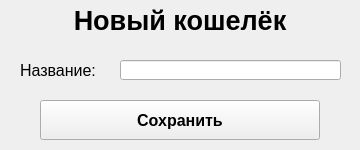
<?xml version="1.0" encoding="UTF-8"?>
<ui version="4.0">
 <class>new_wallet_window</class>
 <widget class="QMainWindow" name="new_wallet_window">
  <property name="geometry">
   <rect>
    <x>0</x>
    <y>0</y>
    <width>360</width>
    <height>150</height>
   </rect>
  </property>
  <property name="maximumSize">
   <size>
    <width>360</width>
    <height>150</height>
   </size>
  </property>
  <property name="windowTitle">
   <string>MainWindow</string>
  </property>
  <widget class="QWidget" name="centralwidget">
   <widget class="QLabel" name="new_wallet_label">
    <property name="geometry">
     <rect>
      <x>0</x>
      <y>0</y>
      <width>360</width>
      <height>40</height>
     </rect>
    </property>
    <property name="font">
     <font>
      <pointsize>20</pointsize>
      <weight>75</weight>
      <bold>true</bold>
     </font>
    </property>
    <property name="text">
     <string>Новый кошелёк</string>
    </property>
    <property name="alignment">
     <set>Qt::AlignCenter</set>
    </property>
   </widget>
   <widget class="QLabel" name="title_label">
    <property name="geometry">
     <rect>
      <x>20</x>
      <y>60</y>
      <width>101</width>
      <height>20</height>
     </rect>
    </property>
    <property name="font">
     <font>
      <pointsize>12</pointsize>
      <weight>50</weight>
      <bold>false</bold>
     </font>
    </property>
    <property name="text">
     <string>Название:</string>
    </property>
   </widget>
   <widget class="QLineEdit" name="title_line_edit">
    <property name="geometry">
     <rect>
      <x>120</x>
      <y>60</y>
      <width>221</width>
      <height>20</height>
     </rect>
    </property>
   </widget>
   <widget class="QPushButton" name="save_button">
    <property name="geometry">
     <rect>
      <x>40</x>
      <y>100</y>
      <width>280</width>
      <height>40</height>
     </rect>
    </property>
    <property name="font">
     <font>
      <pointsize>12</pointsize>
      <weight>75</weight>
      <bold>true</bold>
      <kerning>true</kerning>
     </font>
    </property>
    <property name="text">
     <string>Сохранить</string>
    </property>
   </widget>
  </widget>
 </widget>
 <resources/>
 <connections/>
</ui>
